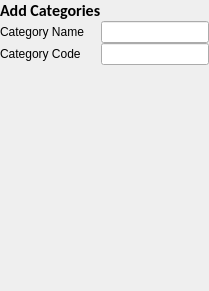
             <widget class="QWidget" name="page_addbasetypes">
              <layout class="QGridLayout" name="gridLayout_14">
               <property name="margin">
                <number>0</number>
               </property>
               <property name="spacing">
                <number>0</number>
               </property>
               <item row="0" column="0" colspan="3">
                <layout class="QGridLayout" name="gridLayout_6">
                 <item row="1" column="0">
                  <widget class="QLabel" name="label">
                   <property name="text">
                    <string>Category Name</string>
                   </property>
                  </widget>
                 </item>
                 <item row="1" column="1">
                  <widget class="QLineEdit" name="lineEdit"/>
                 </item>
                 <item row="2" column="1">
                  <widget class="QLineEdit" name="lineEdit_2">
                   <property name="text">
                    <string/>
                   </property>
                  </widget>
                 </item>
                 <item row="2" column="0">
                  <widget class="QLabel" name="label_9">
                   <property name="text">
                    <string>Category Code</string>
                   </property>
                  </widget>
                 </item>
                 <item row="0" column="0">
                  <widget class="QLabel" name="label_10">
                   <property name="font">
                    <font>
                     <family>Calibri</family>
                     <pointsize>12</pointsize>
                     <weight>75</weight>
                     <bold>true</bold>
                    </font>
                   </property>
                   <property name="text">
                    <string>Add Categories</string>
                   </property>
                  </widget>
                 </item>
                </layout>
               </item>
               <item row="1" column="0">
                <spacer name="horizontalSpacer_2">
                 <property name="orientation">
                  <enum>Qt::Horizontal</enum>
                 </property>
                 <property name="sizeHint" stdset="0">
                  <size>
                   <width>143</width>
                   <height>20</height>
                  </size>
                 </property>
                </spacer>
               </item>
               <item row="1" column="1">
                <widget class="QToolButton" name="toolButton_14">
                 <property name="text">
                  <string/>
                 </property>
                 <property name="icon">
                  <iconset resource="icons/icons_rsc.qrc">
                   <normaloff>:/tpd/check64.png</normaloff>:/tpd/check64.png</iconset>
                 </property>
                 <property name="iconSize">
                  <size>
                   <width>20</width>
                   <height>20</height>
                  </size>
                 </property>
                 <property name="autoRaise">
                  <bool>true</bool>
                 </property>
                </widget>
               </item>
               <item row="1" column="2">
                <widget class="QToolButton" name="toolButton_15">
                 <property name="text">
                  <string/>
                 </property>
                 <property name="icon">
                  <iconset resource="icons/icons_rsc.qrc">
                   <normaloff>:/tpd/close6.png</normaloff>:/tpd/close6.png</iconset>
                 </property>
                 <property name="iconSize">
                  <size>
                   <width>20</width>
                   <height>20</height>
                  </size>
                 </property>
                 <property name="autoRaise">
                  <bool>true</bool>
                 </property>
                </widget>
               </item>
               <item row="2" column="1" colspan="2">
                <spacer name="verticalSpacer">
                 <property name="orientation">
                  <enum>Qt::Vertical</enum>
                 </property>
                 <property name="sizeHint" stdset="0">
                  <size>
                   <width>20</width>
                   <height>199</height>
                  </size>
                 </property>
                </spacer>
               </item>
              </layout>
             </widget>
